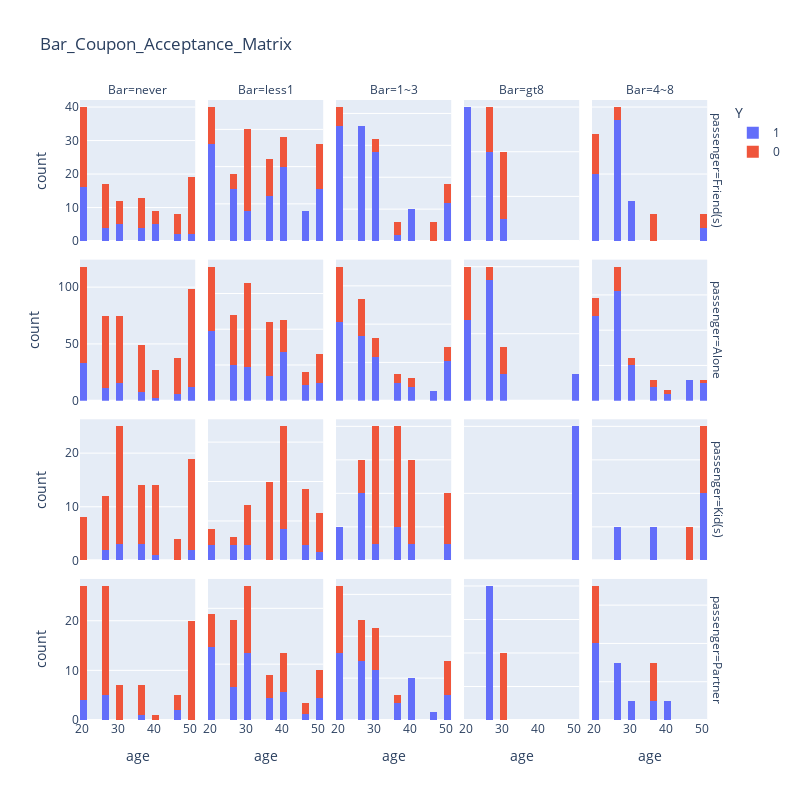

Here is the notebook cell this chart was saved with:
### Code cell
fig = px.histogram(data_Bar, x= 'age', color ='Y', facet_col='Bar', facet_row = 'passenger', width = 800, height=800, title="Bar_Coupon_Acceptance_Matrix" )
fig.update_yaxes(matches=None) 
fig.show()
fig.write_image('./images/Bar_Coupon_Acceptance_matrix.png')

### Figure 1 — Plotly figure (JSON) as saved in the notebook; plotly's stock layout.template omitted (floating-point values rounded to 4 significant figures; data arrays with more than 128 entries replaced by an {"elided": "..."} marker saying what was removed)
{"data": [{"alignmentgroup": "True", "bingroup": "x", "hovertemplate": "Y=1<br>passenger=Friend(s)<br>Bar=never<br>age=%{x}<br>count=%{y}<extra></extra>", "legendgroup": "1", "marker": {"color": "#636efa", "pattern": {"shape": ""}}, "name": "1", "offsetgroup": "1", "orientation": "v", "showlegend": true, "type": "histogram", "x": [21, 26, 41, 20, 51, 46, 26, 21, 31, 26, 20, 21, 31, 31, 20, 36, 26, 46, 41, 36, 31, 31, 41, 41, 20, 20, 36, 36, 21, 21, 20, 20, 21, 21, 41, 21, 21, 51], "xaxis": "x16", "yaxis": "y16"}, {"alignmentgroup": "True", "bingroup": "x", "hovertemplate": "Y=1<br>passenger=Friend(s)<br>Bar=less1<br>age=%{x}<br>count=%{y}<extra></extra>", "legendgroup": "1", "marker": {"color": "#636efa", "pattern": {"shape": ""}}, "name": "1", "offsetgroup": "1", "orientation": "v", "showlegend": false, "type": "histogram", "x": [41, 26, 21, 41, 21, 21, 41, 21, 36, 41, 26, 46, 26, 51, 21, 21, 21, 36, 41, 46, 31, 41, 21, 21, 36, 36, 26, 26, 31, 31, 51, 51, 41, 41, 21, 21, 41, 41, 26, 26, 51, 51, 46, 46, 36, 36, 21, 21, 51, 51, 31], "xaxis": "x17", "yaxis": "y17"}, {"alignmentgroup": "True", "bingroup": "x", "hovertemplate": "Y=1<br>passenger=Friend(s)<br>Bar=1~3<br>age=%{x}<br>count=%{y}<extra></extra>", "legendgroup": "1", "marker": {"color": "#636efa", "pattern": {"shape": ""}}, "name": "1", "offsetgroup": "1", "orientation": "v", "showlegend": false, "type": "histogram", "x": [21, 26, 21, 21, 26, 26, 21, 51, 21, 26, 26, 51, 41, 36, 26, 26, 31, 31, 26, 21, 31, 21, 21, 41, 41, 21, 21, 31, 31, 26, 26, 51, 51, 51, 51, 31, 31, 21, 21, 31, 31, 31, 41, 41, 31, 31, 21, 21, 26, 26, 21, 21, 26, 26, 26, 26, 31, 31, 26, 26, 21, 21], "xaxis": "x18", "yaxis": "y18"}, {"alignmentgroup": "True", "bingroup": "x", "hovertemplate": "Y=1<br>passenger=Friend(s)<br>Bar=gt8<br>age=%{x}<br>count=%{y}<extra></extra>", "legendgroup": "1", "marker": {"color": "#636efa", "pattern": {"shape": ""}}, "name": "1", "offsetgroup": "1", "orientation": "v", "showlegend": false, "type": "histogram", "x": [26, 21, 26, 21, 31, 26, 20, 20, 21, 21, 26], "xaxis": "x19", "yaxis": "y19"}, {"alignmentgroup": "True", "bingroup": "x", "hovertemplate": "Y=1<br>passenger=Friend(s)<br>Bar=4~8<br>age=%{x}<br>count=%{y}<extra></extra>", "legendgroup": "1", "marker": {"color": "#636efa", "pattern": {"shape": ""}}, "name": "1", "offsetgroup": "1", "orientation": "v", "showlegend": false, "type": "histogram", "x": [31, 26, 26, 21, 31, 26, 26, 21, 26, 51, 21, 31, 26, 26, 21, 21, 26, 26], "xaxis": "x20", "yaxis": "y20"}, {"alignmentgroup": "True", "bingroup": "x", "hovertemplate": "Y=1<br>passenger=Alone<br>Bar=never<br>age=%{x}<br>count=%{y}<extra></extra>", "legendgroup": "1", "marker": {"color": "#636efa", "pattern": {"shape": ""}}, "name": "1", "offsetgroup": "1", "orientation": "v", "showlegend": false, "type": "histogram", "x": [21, 21, 26, 31, 21, 21, 51, 51, 26, 41, 46, 51, 26, 26, 20, 51, 51, 51, 46, 26, 26, 21, 21, 36, 21, 31, 31, 31, 26, 26, 20, 51, 21, 21, 26, 20, 21, 21, 20, 20, 31, 26, 41, 20, 20, 46, 46, 46, 21, 31, 31, 36, 26, 31, 20, 20, 20, 20, 20, 20, 36, 36, 36, 36, 31, 31, 31, 31, 46, 31, 31, 51, 51, 51, 51, 51, 31, 31, 20, 20, 36, 36, 21, 20, 20, 21, 21, 21], "xaxis": "x11", "yaxis": "y11"}, {"alignmentgroup": "True", "bingroup": "x", "hovertemplate": "Y=1<br>passenger=Alone<br>Bar=less1<br>age=%{x}<br>count=%{y}<extra></extra>", "legendgroup": "1", "marker": {"color": "#636efa", "pattern": {"shape": ""}}, "name": "1", "offsetgroup": "1", "orientation": "v", "showlegend": false, "type": "histogram", "x": {"elided": "138 int values"}, "xaxis": "x12", "yaxis": "y12"}, {"alignmentgroup": "True", "bingroup": "x", "hovertemplate": "Y=1<br>passenger=Alone<br>Bar=1~3<br>age=%{x}<br>count=%{y}<extra></extra>", "legendgroup": "1", "marker": {"color": "#636efa", "pattern": {"shape": ""}}, "name": "1", "offsetgroup": "1", "orientation": "v", "showlegend": false, "type": "histogram", "x": {"elided": "140 int values"}, "xaxis": "x13", "yaxis": "y13"}, {"alignmentgroup": "True", "bingroup": "x", "hovertemplate": "Y=1<br>passenger=Alone<br>Bar=gt8<br>age=%{x}<br>count=%{y}<extra></extra>", "legendgroup": "1", "marker": {"color": "#636efa", "pattern": {"shape": ""}}, "name": "1", "offsetgroup": "1", "orientation": "v", "showlegend": false, "type": "histogram", "x": [26, 26, 31, 51, 51, 21, 21, 26, 26, 26, 26, 21, 21, 31, 26, 21, 21, 26, 26], "xaxis": "x14", "yaxis": "y14"}, {"alignmentgroup": "True", "bingroup": "x", "hovertemplate": "Y=1<br>passenger=Alone<br>Bar=4~8<br>age=%{x}<br>count=%{y}<extra></extra>", "legendgroup": "1", "marker": {"color": "#636efa", "pattern": {"shape": ""}}, "name": "1", "offsetgroup": "1", "orientation": "v", "showlegend": false, "type": "histogram", "x": [31, 31, 26, 21, 21, 36, 36, 26, 21, 21, 36, 36, 31, 21, 21, 21, 51, 51, 26, 26, 46, 46, 51, 26, 26, 21, 21, 51, 26, 26, 21, 31, 26, 26, 21, 26, 26, 31, 26, 26, 41, 41, 26, 21, 21, 26, 51, 26, 21, 21, 31, 26, 26, 26, 26, 26, 21, 21, 21, 21, 46, 46, 46, 46, 31, 31, 31, 31, 21, 21, 21, 26, 26, 26, 26, 26, 26, 26, 21, 21, 26, 26], "xaxis": "x15", "yaxis": "y15"}, {"alignmentgroup": "True", "bingroup": "x", "hovertemplate": "Y=1<br>passenger=Kid(s)<br>Bar=never<br>age=%{x}<br>count=%{y}<extra></extra>", "legendgroup": "1", "marker": {"color": "#636efa", "pattern": {"shape": ""}}, "name": "1", "offsetgroup": "1", "orientation": "v", "showlegend": false, "type": "histogram", "x": [26, 31, 36, 36, 41, 26, 31, 31, 51, 36, 51], "xaxis": "x6", "yaxis": "y6"}, {"alignmentgroup": "True", "bingroup": "x", "hovertemplate": "Y=1<br>passenger=Kid(s)<br>Bar=less1<br>age=%{x}<br>count=%{y}<extra></extra>", "legendgroup": "1", "marker": {"color": "#636efa", "pattern": {"shape": ""}}, "name": "1", "offsetgroup": "1", "orientation": "v", "showlegend": false, "type": "histogram", "x": [46, 26, 21, 46, 26, 31, 31, 41, 41, 41, 41, 21, 51], "xaxis": "x7", "yaxis": "y7"}, {"alignmentgroup": "True", "bingroup": "x", "hovertemplate": "Y=1<br>passenger=Kid(s)<br>Bar=1~3<br>age=%{x}<br>count=%{y}<extra></extra>", "legendgroup": "1", "marker": {"color": "#636efa", "pattern": {"shape": ""}}, "name": "1", "offsetgroup": "1", "orientation": "v", "showlegend": false, "type": "histogram", "x": [51, 26, 31, 26, 36, 26, 26, 21, 21, 36, 41], "xaxis": "x8", "yaxis": "y8"}, {"alignmentgroup": "True", "bingroup": "x", "hovertemplate": "Y=1<br>passenger=Kid(s)<br>Bar=gt8<br>age=%{x}<br>count=%{y}<extra></extra>", "legendgroup": "1", "marker": {"color": "#636efa", "pattern": {"shape": ""}}, "name": "1", "offsetgroup": "1", "orientation": "v", "showlegend": false, "type": "histogram", "x": [51], "xaxis": "x9", "yaxis": "y9"}, {"alignmentgroup": "True", "bingroup": "x", "hovertemplate": "Y=1<br>passenger=Kid(s)<br>Bar=4~8<br>age=%{x}<br>count=%{y}<extra></extra>", "legendgroup": "1", "marker": {"color": "#636efa", "pattern": {"shape": ""}}, "name": "1", "offsetgroup": "1", "orientation": "v", "showlegend": false, "type": "histogram", "x": [36, 51, 51, 26], "xaxis": "x10", "yaxis": "y10"}, {"alignmentgroup": "True", "bingroup": "x", "hovertemplate": "Y=1<br>passenger=Partner<br>Bar=never<br>age=%{x}<br>count=%{y}<extra></extra>", "legendgroup": "1", "marker": {"color": "#636efa", "pattern": {"shape": ""}}, "name": "1", "offsetgroup": "1", "orientation": "v", "showlegend": false, "type": "histogram", "x": [26, 21, 26, 26, 26, 26, 21, 46, 46, 21, 36, 21], "xaxis": "x", "yaxis": "y"}, {"alignmentgroup": "True", "bingroup": "x", "hovertemplate": "Y=1<br>passenger=Partner<br>Bar=less1<br>age=%{x}<br>count=%{y}<extra></extra>", "legendgroup": "1", "marker": {"color": "#636efa", "pattern": {"shape": ""}}, "name": "1", "offsetgroup": "1", "orientation": "v", "showlegend": false, "type": "histogram", "x": [36, 21, 31, 31, 51, 31, 46, 41, 26, 26, 41, 36, 21, 21, 36, 36, 21, 31, 26, 51, 21, 31, 31, 31, 26, 21, 21, 26, 26, 20, 20, 21, 21, 31, 31, 31, 21, 31, 41, 51, 41, 41, 51, 21, 31], "xaxis": "x2", "yaxis": "y2"}, {"alignmentgroup": "True", "bingroup": "x", "hovertemplate": "Y=1<br>passenger=Partner<br>Bar=1~3<br>age=%{x}<br>count=%{y}<extra></extra>", "legendgroup": "1", "marker": {"color": "#636efa", "pattern": {"shape": ""}}, "name": "1", "offsetgroup": "1", "orientation": "v", "showlegend": false, "type": "histogram", "x": [21, 31, 31, 51, 26, 26, 41, 41, 21, 21, 21, 31, 26, 36, 21, 31, 26, 36, 26, 46, 26, 21, 51, 51, 41, 41, 21, 41, 31, 21, 31, 26], "xaxis": "x3", "yaxis": "y3"}, {"alignmentgroup": "True", "bingroup": "x", "hovertemplate": "Y=1<br>passenger=Partner<br>Bar=gt8<br>age=%{x}<br>count=%{y}<extra></extra>", "legendgroup": "1", "marker": {"color": "#636efa", "pattern": {"shape": ""}}, "name": "1", "offsetgroup": "1", "orientation": "v", "showlegend": false, "type": "histogram", "x": [26, 26], "xaxis": "x4", "yaxis": "y4"}, {"alignmentgroup": "True", "bingroup": "x", "hovertemplate": "Y=1<br>passenger=Partner<br>Bar=4~8<br>age=%{x}<br>count=%{y}<extra></extra>", "legendgroup": "1", "marker": {"color": "#636efa", "pattern": {"shape": ""}}, "name": "1", "offsetgroup": "1", "orientation": "v", "showlegend": false, "type": "histogram", "x": [21, 36, 26, 31, 41, 21, 26, 21, 21, 26], "xaxis": "x5", "yaxis": "y5"}, {"alignmentgroup": "True", "bingroup": "x", "hovertemplate": "Y=0<br>passenger=Friend(s)<br>Bar=never<br>age=%{x}<br>count=%{y}<extra></extra>", "legendgroup": "0", "marker": {"color": "#EF553B", "pattern": {"shape": ""}}, "name": "0", "offsetgroup": "0", "orientation": "v", "showlegend": true, "type": "histogram", "x": [46, 26, 26, 46, 51, 46, 46, 21, 46, 36, 20, 21, 26, 51, 21, 26, 21, 31, 51, 46, 51, 36, 26, 20, 41, 36, 51, 51, 36, 31, 26, 31, 41, 51, 51, 21, 26, 51, 41, 51, 36, 21, 20, 20, 31, 31, 36, 36, 21, 21, 20, 20, 20, 20, 51, 51, 21, 21, 51, 51, 36, 36, 21, 21, 21, 21, 31, 31, 51, 51, 41, 26, 26, 26, 26, 51, 21, 21, 26, 26], "xaxis": "x16", "yaxis": "y16"}, {"alignmentgroup": "True", "bingroup": "x", "hovertemplate": "Y=0<br>passenger=Friend(s)<br>Bar=less1<br>age=%{x}<br>count=%{y}<extra></extra>", "legendgroup": "0", "marker": {"color": "#EF553B", "pattern": {"shape": ""}}, "name": "0", "offsetgroup": "0", "orientation": "v", "showlegend": false, "type": "histogram", "x": [21, 31, 31, 31, 21, 21, 31, 26, 31, 26, 31, 51, 36, 51, 51, 51, 41, 41, 36, 36, 41, 41, 51, 51, 21, 21, 31, 31, 36, 36, 31, 31, 31], "xaxis": "x17", "yaxis": "y17"}, {"alignmentgroup": "True", "bingroup": "x", "hovertemplate": "Y=0<br>passenger=Friend(s)<br>Bar=1~3<br>age=%{x}<br>count=%{y}<extra></extra>", "legendgroup": "0", "marker": {"color": "#EF553B", "pattern": {"shape": ""}}, "name": "0", "offsetgroup": "0", "orientation": "v", "showlegend": false, "type": "histogram", "x": [21, 31, 51, 21, 36, 51, 36, 46, 21, 51, 46, 46, 31], "xaxis": "x18", "yaxis": "y18"}, {"alignmentgroup": "True", "bingroup": "x", "hovertemplate": "Y=0<br>passenger=Friend(s)<br>Bar=gt8<br>age=%{x}<br>count=%{y}<extra></extra>", "legendgroup": "0", "marker": {"color": "#EF553B", "pattern": {"shape": ""}}, "name": "0", "offsetgroup": "0", "orientation": "v", "showlegend": false, "type": "histogram", "x": [31, 26, 31, 31, 26], "xaxis": "x19", "yaxis": "y19"}, {"alignmentgroup": "True", "bingroup": "x", "hovertemplate": "Y=0<br>passenger=Friend(s)<br>Bar=4~8<br>age=%{x}<br>count=%{y}<extra></extra>", "legendgroup": "0", "marker": {"color": "#EF553B", "pattern": {"shape": ""}}, "name": "0", "offsetgroup": "0", "orientation": "v", "showlegend": false, "type": "histogram", "x": [21, 21, 51, 26, 21, 36, 36], "xaxis": "x20", "yaxis": "y20"}, {"alignmentgroup": "True", "bingroup": "x", "hovertemplate": "Y=0<br>passenger=Alone<br>Bar=never<br>age=%{x}<br>count=%{y}<extra></extra>", "legendgroup": "0", "marker": {"color": "#EF553B", "pattern": {"shape": ""}}, "name": "0", "offsetgroup": "0", "orientation": "v", "showlegend": false, "type": "histogram", "x": {"elided": "392 int values"}, "xaxis": "x11", "yaxis": "y11"}, {"alignmentgroup": "True", "bingroup": "x", "hovertemplate": "Y=0<br>passenger=Alone<br>Bar=less1<br>age=%{x}<br>count=%{y}<extra></extra>", "legendgroup": "0", "marker": {"color": "#EF553B", "pattern": {"shape": ""}}, "name": "0", "offsetgroup": "0", "orientation": "v", "showlegend": false, "type": "histogram", "x": {"elided": "182 int values"}, "xaxis": "x12", "yaxis": "y12"}, {"alignmentgroup": "True", "bingroup": "x", "hovertemplate": "Y=0<br>passenger=Alone<br>Bar=1~3<br>age=%{x}<br>count=%{y}<extra></extra>", "legendgroup": "0", "marker": {"color": "#EF553B", "pattern": {"shape": ""}}, "name": "0", "offsetgroup": "0", "orientation": "v", "showlegend": false, "type": "histogram", "x": [21, 21, 21, 21, 26, 51, 21, 51, 31, 41, 21, 26, 36, 31, 31, 21, 51, 26, 36, 26, 26, 26, 26, 21, 21, 21, 21, 21, 36, 41, 51, 36, 36, 26, 31, 21, 21, 31, 51, 21, 21, 26, 21, 51, 26, 26, 26, 26, 51, 21, 26, 26, 26, 26, 31, 31, 20, 20, 20, 20, 41, 21, 31, 21, 21, 41, 41, 31, 21, 21, 26, 31, 26, 21, 21], "xaxis": "x13", "yaxis": "y13"}, {"alignmentgroup": "True", "bingroup": "x", "hovertemplate": "Y=0<br>passenger=Alone<br>Bar=gt8<br>age=%{x}<br>count=%{y}<extra></extra>", "legendgroup": "0", "marker": {"color": "#EF553B", "pattern": {"shape": ""}}, "name": "0", "offsetgroup": "0", "orientation": "v", "showlegend": false, "type": "histogram", "x": [21, 21, 26, 31, 31, 20, 20], "xaxis": "x14", "yaxis": "y14"}, {"alignmentgroup": "True", "bingroup": "x", "hovertemplate": "Y=0<br>passenger=Alone<br>Bar=4~8<br>age=%{x}<br>count=%{y}<extra></extra>", "legendgroup": "0", "marker": {"color": "#EF553B", "pattern": {"shape": ""}}, "name": "0", "offsetgroup": "0", "orientation": "v", "showlegend": false, "type": "histogram", "x": [26, 26, 31, 21, 51, 21, 31, 26, 41, 26, 26, 21, 21, 26, 21, 26, 36, 36], "xaxis": "x15", "yaxis": "y15"}, {"alignmentgroup": "True", "bingroup": "x", "hovertemplate": "Y=0<br>passenger=Kid(s)<br>Bar=never<br>age=%{x}<br>count=%{y}<extra></extra>", "legendgroup": "0", "marker": {"color": "#EF553B", "pattern": {"shape": ""}}, "name": "0", "offsetgroup": "0", "orientation": "v", "showlegend": false, "type": "histogram", "x": [26, 31, 41, 41, 31, 21, 46, 51, 31, 41, 41, 36, 26, 51, 36, 36, 51, 51, 41, 51, 31, 26, 21, 46, 41, 51, 36, 31, 26, 46, 31, 31, 21, 51, 31, 51, 41, 26, 31, 46, 31, 31, 31, 31, 51, 51, 36, 36, 31, 41, 41, 26, 26, 31, 31, 41, 51, 51, 41, 41, 51, 51, 21, 21, 36, 36, 31, 31, 31, 31, 21, 36, 51, 26, 26, 31, 36, 21, 41, 51, 51, 36, 21, 31, 26], "xaxis": "x6", "yaxis": "y6"}, {"alignmentgroup": "True", "bingroup": "x", "hovertemplate": "Y=0<br>passenger=Kid(s)<br>Bar=less1<br>age=%{x}<br>count=%{y}<extra></extra>", "legendgroup": "0", "marker": {"color": "#EF553B", "pattern": {"shape": ""}}, "name": "0", "offsetgroup": "0", "orientation": "v", "showlegend": false, "type": "histogram", "x": [31, 36, 46, 36, 36, 36, 46, 41, 41, 26, 31, 41, 51, 41, 41, 31, 36, 31, 21, 41, 41, 41, 46, 46, 36, 36, 51, 51, 36, 36, 41, 41, 51, 51, 46, 46, 41, 41, 21, 41, 36, 46, 31], "xaxis": "x7", "yaxis": "y7"}, {"alignmentgroup": "True", "bingroup": "x", "hovertemplate": "Y=0<br>passenger=Kid(s)<br>Bar=1~3<br>age=%{x}<br>count=%{y}<extra></extra>", "legendgroup": "0", "marker": {"color": "#EF553B", "pattern": {"shape": ""}}, "name": "0", "offsetgroup": "0", "orientation": "v", "showlegend": false, "type": "histogram", "x": [26, 36, 36, 51, 31, 41, 41, 41, 31, 36, 36, 41, 41, 51, 51, 36, 36, 31, 31, 26, 31, 31, 31], "xaxis": "x8", "yaxis": "y8"}, {"alignmentgroup": "True", "bingroup": "x", "hovertemplate": "Y=0<br>passenger=Kid(s)<br>Bar=4~8<br>age=%{x}<br>count=%{y}<extra></extra>", "legendgroup": "0", "marker": {"color": "#EF553B", "pattern": {"shape": ""}}, "name": "0", "offsetgroup": "0", "orientation": "v", "showlegend": false, "type": "histogram", "x": [46, 51, 51], "xaxis": "x10", "yaxis": "y10"}, {"alignmentgroup": "True", "bingroup": "x", "hovertemplate": "Y=0<br>passenger=Partner<br>Bar=never<br>age=%{x}<br>count=%{y}<extra></extra>", "legendgroup": "0", "marker": {"color": "#EF553B", "pattern": {"shape": ""}}, "name": "0", "offsetgroup": "0", "orientation": "v", "showlegend": false, "type": "histogram", "x": [21, 51, 51, 26, 51, 51, 51, 51, 21, 21, 51, 51, 31, 31, 26, 26, 21, 26, 51, 51, 51, 51, 51, 51, 21, 21, 26, 51, 20, 26, 36, 20, 31, 36, 26, 26, 26, 26, 21, 26, 20, 36, 20, 51, 51, 26, 46, 26, 36, 26, 26, 31, 31, 46, 46, 21, 21, 21, 21, 26, 26, 20, 20, 26, 20, 31, 36, 20, 21, 41, 51, 51, 36, 21, 21, 31, 51, 26, 26, 21, 26, 26], "xaxis": "x", "yaxis": "y"}, {"alignmentgroup": "True", "bingroup": "x", "hovertemplate": "Y=0<br>passenger=Partner<br>Bar=less1<br>age=%{x}<br>count=%{y}<extra></extra>", "legendgroup": "0", "marker": {"color": "#EF553B", "pattern": {"shape": ""}}, "name": "0", "offsetgroup": "0", "orientation": "v", "showlegend": false, "type": "histogram", "x": [36, 21, 31, 31, 51, 41, 41, 31, 46, 41, 26, 26, 21, 20, 51, 26, 26, 26, 21, 26, 31, 31, 31, 31, 31, 26, 31, 26, 51, 41, 41, 26, 26, 31, 26, 26, 21, 31, 36, 41, 41, 51, 21, 31, 46, 36, 51, 36], "xaxis": "x2", "yaxis": "y2"}, {"alignmentgroup": "True", "bingroup": "x", "hovertemplate": "Y=0<br>passenger=Partner<br>Bar=1~3<br>age=%{x}<br>count=%{y}<extra></extra>", "legendgroup": "0", "marker": {"color": "#EF553B", "pattern": {"shape": ""}}, "name": "0", "offsetgroup": "0", "orientation": "v", "showlegend": false, "type": "histogram", "x": [21, 51, 21, 21, 31, 21, 36, 21, 26, 26, 26, 21, 21, 21, 31, 51, 51, 51, 26, 26, 31, 31, 31], "xaxis": "x3", "yaxis": "y3"}, {"alignmentgroup": "True", "bingroup": "x", "hovertemplate": "Y=0<br>passenger=Partner<br>Bar=gt8<br>age=%{x}<br>count=%{y}<extra></extra>", "legendgroup": "0", "marker": {"color": "#EF553B", "pattern": {"shape": ""}}, "name": "0", "offsetgroup": "0", "orientation": "v", "showlegend": false, "type": "histogram", "x": [31], "xaxis": "x4", "yaxis": "y4"}, {"alignmentgroup": "True", "bingroup": "x", "hovertemplate": "Y=0<br>passenger=Partner<br>Bar=4~8<br>age=%{x}<br>count=%{y}<extra></extra>", "legendgroup": "0", "marker": {"color": "#EF553B", "pattern": {"shape": ""}}, "name": "0", "offsetgroup": "0", "orientation": "v", "showlegend": false, "type": "histogram", "x": [21, 36, 21, 21, 36], "xaxis": "x5", "yaxis": "y5"}], "layout": {"annotations": [{"font": {}, "showarrow": false, "text": "Bar=never", "x": 0.09, "xanchor": "center", "xref": "paper", "y": 1, "yanchor": "bottom", "yref": "paper"}, {"font": {}, "showarrow": false, "text": "Bar=less1", "x": 0.29, "xanchor": "center", "xref": "paper", "y": 1, "yanchor": "bottom", "yref": "paper"}, {"font": {}, "showarrow": false, "text": "Bar=1~3", "x": 0.49, "xanchor": "center", "xref": "paper", "y": 1, "yanchor": "bottom", "yref": "paper"}, {"font": {}, "showarrow": false, "text": "Bar=gt8", "x": 0.69, "xanchor": "center", "xref": "paper", "y": 1, "yanchor": "bottom", "yref": "paper"}, {"font": {}, "showarrow": false, "text": "Bar=4~8", "x": 0.89, "xanchor": "center", "xref": "paper", "y": 1, "yanchor": "bottom", "yref": "paper"}, {"font": {}, "showarrow": false, "text": "passenger=Partner", "textangle": 90, "x": 0.98, "xanchor": "left", "xref": "paper", "y": 0.1138, "yanchor": "middle", "yref": "paper"}, {"font": {}, "showarrow": false, "text": "passenger=Kid(s)", "textangle": 90, "x": 0.98, "xanchor": "left", "xref": "paper", "y": 0.3712, "yanchor": "middle", "yref": "paper"}, {"font": {}, "showarrow": false, "text": "passenger=Alone", "textangle": 90, "x": 0.98, "xanchor": "left", "xref": "paper", "y": 0.6288, "yanchor": "middle", "yref": "paper"}, {"font": {}, "showarrow": false, "text": "passenger=Friend(s)", "textangle": 90, "x": 0.98, "xanchor": "left", "xref": "paper", "y": 0.8862, "yanchor": "middle", "yref": "paper"}], "barmode": "relative", "height": 800, "legend": {"title": {"text": "Y"}, "tracegroupgap": 0}, "title": {"text": "Bar_Coupon_Acceptance_Matrix"}, "width": 800, "xaxis": {"anchor": "y", "autorange": true, "domain": [0, 0.18], "range": [19.5, 51.5], "title": {"text": "age"}, "type": "linear"}, "xaxis10": {"anchor": "y10", "autorange": true, "domain": [0.8, 0.98], "matches": "x", "range": [19.5, 51.5], "showticklabels": false, "type": "linear"}, "xaxis11": {"anchor": "y11", "autorange": true, "domain": [0, 0.18], "matches": "x", "range": [19.5, 51.5], "showticklabels": false, "type": "linear"}, "xaxis12": {"anchor": "y12", "autorange": true, "domain": [0.2, 0.38], "matches": "x", "range": [19.5, 51.5], "showticklabels": false, "type": "linear"}, "xaxis13": {"anchor": "y13", "autorange": true, "domain": [0.4, 0.58], "matches": "x", "range": [19.5, 51.5], "showticklabels": false, "type": "linear"}, "xaxis14": {"anchor": "y14", "autorange": true, "domain": [0.6, 0.78], "matches": "x", "range": [19.5, 51.5], "showticklabels": false, "type": "linear"}, "xaxis15": {"anchor": "y15", "autorange": true, "domain": [0.8, 0.98], "matches": "x", "range": [19.5, 51.5], "showticklabels": false, "type": "linear"}, "xaxis16": {"anchor": "y16", "autorange": true, "domain": [0, 0.18], "matches": "x", "range": [19.5, 51.5], "showticklabels": false, "type": "linear"}, "xaxis17": {"anchor": "y17", "autorange": true, "domain": [0.2, 0.38], "matches": "x", "range": [19.5, 51.5], "showticklabels": false, "type": "linear"}, "xaxis18": {"anchor": "y18", "autorange": true, "domain": [0.4, 0.58], "matches": "x", "range": [19.5, 51.5], "showticklabels": false, "type": "linear"}, "xaxis19": {"anchor": "y19", "autorange": true, "domain": [0.6, 0.78], "matches": "x", "range": [19.5, 51.5], "showticklabels": false, "type": "linear"}, "xaxis2": {"anchor": "y2", "autorange": true, "domain": [0.2, 0.38], "matches": "x", "range": [19.5, 51.5], "title": {"text": "age"}, "type": "linear"}, "xaxis20": {"anchor": "y20", "autorange": true, "domain": [0.8, 0.98], "matches": "x", "range": [19.5, 51.5], "showticklabels": false, "type": "linear"}, "xaxis3": {"anchor": "y3", "autorange": true, "domain": [0.4, 0.58], "matches": "x", "range": [19.5, 51.5], "title": {"text": "age"}, "type": "linear"}, "xaxis4": {"anchor": "y4", "autorange": true, "domain": [0.6, 0.78], "matches": "x", "range": [19.5, 51.5], "title": {"text": "age"}, "type": "linear"}, "xaxis5": {"anchor": "y5", "autorange": true, "domain": [0.8, 0.98], "matches": "x", "range": [19.5, 51.5], "title": {"text": "age"}, "type": "linear"}, "xaxis6": {"anchor": "y6", "autorange": true, "domain": [0, 0.18], "matches": "x", "range": [19.5, 51.5], "showticklabels": false, "type": "linear"}, "xaxis7": {"anchor": "y7", "autorange": true, "domain": [0.2, 0.38], "matches": "x", "range": [19.5, 51.5], "showticklabels": false, "type": "linear"}, "xaxis8": {"anchor": "y8", "autorange": true, "domain": [0.4, 0.58], "matches": "x", "range": [19.5, 51.5], "showticklabels": false, "type": "linear"}, "xaxis9": {"anchor": "y9", "autorange": true, "domain": [0.6, 0.78], "matches": "x", "range": [19.5, 51.5], "showticklabels": false, "type": "linear"}, "yaxis": {"anchor": "x", "autorange": true, "domain": [0, 0.2275], "range": [0, 28.42], "title": {"text": "count"}}, "yaxis10": {"anchor": "x10", "autorange": true, "domain": [0.2575, 0.485], "range": [0, 4.211], "showticklabels": false}, "yaxis11": {"anchor": "x11", "autorange": true, "domain": [0.515, 0.7425], "range": [0, 124.2], "title": {"text": "count"}}, "yaxis12": {"anchor": "x12", "autorange": true, "domain": [0.515, 0.7425], "range": [0, 78.95], "showticklabels": false}, "yaxis13": {"anchor": "x13", "autorange": true, "domain": [0.515, 0.7425], "range": [0, 73.68], "showticklabels": false}, "yaxis14": {"anchor": "x14", "autorange": true, "domain": [0.515, 0.7425], "range": [0, 10.53], "showticklabels": false}, "yaxis15": {"anchor": "x15", "autorange": true, "domain": [0.515, 0.7425], "range": [0, 40], "showticklabels": false}, "yaxis16": {"anchor": "x16", "autorange": true, "domain": [0.7725, 1], "range": [0, 42.11], "title": {"text": "count"}}, "yaxis17": {"anchor": "x17", "autorange": true, "domain": [0.7725, 1], "range": [0, 18.95], "showticklabels": false}, "yaxis18": {"anchor": "x18", "autorange": true, "domain": [0.7725, 1], "range": [0, 22.11], "showticklabels": false}, "yaxis19": {"anchor": "x19", "autorange": true, "domain": [0.7725, 1], "range": [0, 6.316], "showticklabels": false}, "yaxis2": {"anchor": "x2", "autorange": true, "domain": [0, 0.2275], "range": [0, 25.26], "showticklabels": false}, "yaxis20": {"anchor": "x20", "autorange": true, "domain": [0.7725, 1], "range": [0, 10.53], "showticklabels": false}, "yaxis3": {"anchor": "x3", "autorange": true, "domain": [0, 0.2275], "range": [0, 16.84], "showticklabels": false}, "yaxis4": {"anchor": "x4", "autorange": true, "domain": [0, 0.2275], "range": [0, 2.105], "showticklabels": false}, "yaxis5": {"anchor": "x5", "autorange": true, "domain": [0, 0.2275], "range": [0, 7.368], "showticklabels": false}, "yaxis6": {"anchor": "x6", "autorange": true, "domain": [0.2575, 0.485], "range": [0, 26.32], "title": {"text": "count"}}, "yaxis7": {"anchor": "x7", "autorange": true, "domain": [0.2575, 0.485], "range": [0, 17.89], "showticklabels": false}, "yaxis8": {"anchor": "x8", "autorange": true, "domain": [0.2575, 0.485], "range": [0, 8.421], "showticklabels": false}, "yaxis9": {"anchor": "x9", "autorange": true, "domain": [0.2575, 0.485], "range": [0, 1.053], "showticklabels": false}}}
